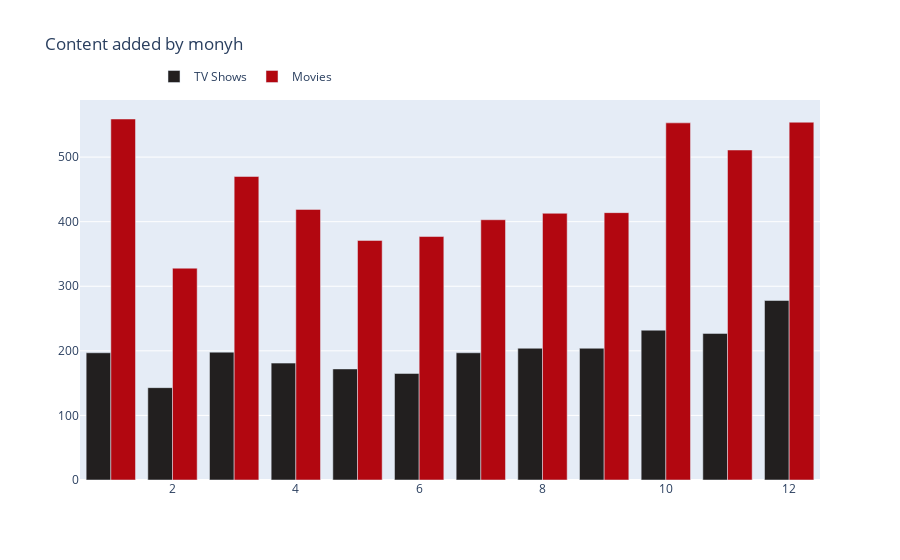

Here is the notebook cell this chart was saved with:
### Code cell
col = "month_added"

vc1 = n_shows[col].value_counts().reset_index() #n_shows['year_added'].value_counts.reset_index()
vc1 = vc1.rename(columns = {col : "count", "index" : col})
vc1['percent'] = vc1['count'].apply(lambda x : 100*x/sum(vc1['count']))
vc1 = vc1.sort_values(col)

vc2 = n_movies[col].value_counts().reset_index()
vc2 = vc2.rename(columns = {col : "count", "index" : col})
vc2['percent'] = vc2['count'].apply(lambda x : 100*x/sum(vc2['count']))
vc2 = vc2.sort_values(col)

trace1 = go.Bar(x=vc1[col], y=vc1["count"], name="TV Shows", marker=dict(color="#221f1f"))
#trace1 = go.scatter(x=vc1['year_added'],y = vc1['count'])
trace2 = go.Bar(x=vc2[col], y=vc2["count"], name="Movies", marker=dict(color="#b20710"))
Trace = [trace1, trace2]
layout = go.Layout(title="Content added by monyh", legend=dict(x=0.1, y=1.1, orientation="h"))
fig = go.Figure(Trace, layout=layout)
fig.show()

### Figure 1 — Plotly figure (JSON) as saved in the notebook; plotly's stock layout.template omitted (floating-point values rounded to 4 significant figures)
{"data": [{"marker": {"color": "#221f1f"}, "name": "TV Shows", "type": "bar", "x": [1, 2, 3, 4, 5, 6, 7, 8, 9, 10, 11, 12], "y": [197, 143, 198, 181, 172, 165, 197, 204, 204, 232, 227, 278]}, {"marker": {"color": "#b20710"}, "name": "Movies", "type": "bar", "x": [1, 2, 3, 4, 5, 6, 7, 8, 9, 10, 11, 12], "y": [559, 328, 470, 419, 371, 377, 403, 413, 414, 553, 511, 554]}], "layout": {"legend": {"orientation": "h", "x": 0.1, "y": 1.1}, "title": {"text": "Content added by monyh"}}}
